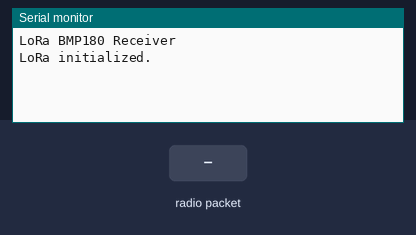
The sketch below on a simulated Arduino Uno, built with avr-gcc and run on an emulated ATmega328P. Parts: the last lines printed to the serial monitor. Inputs (shaded band) come from the test bench. No radio packets arrive unless stated.

Above: at 1.2 s.
1.3 s: radio packet "5" arrives
At 2.5 s:
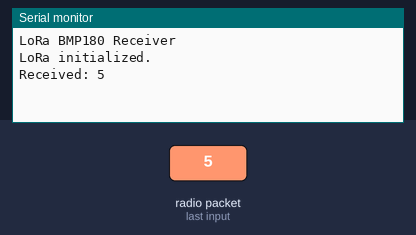
2.8 s: radio packet "90" arrives
At 3.9 s:
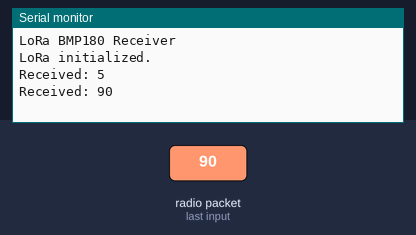
4.3 s: radio packet "200" arrives
At 5.0 s:
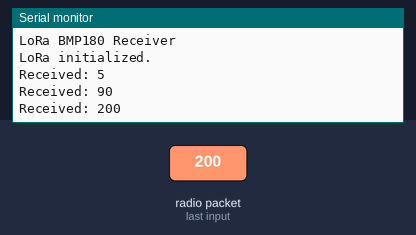

Measured:
- after the input at 1.3 s, the serial monitor: prints a new line at once (image 1)
- after the input at 2.8 s, the serial monitor: prints a new line at once (image 2)
- after the input at 4.3 s, the serial monitor: prints a new line at once (image 3)

The sketch:

Arduino_Uno_Receiver_Code.ino
```cpp
#include <SPI.h>
#include <LoRa.h>

#define SS 10
#define RST 9
#define DIO0 2

void setup() {
    Serial.begin(115200);
    while (!Serial);

    Serial.println("LoRa BMP180 Receiver");

    LoRa.setPins(SS, RST, DIO0);

    if (!LoRa.begin(915E6)) {  // Ensure frequency matches the transmitter
        Serial.println("LoRa init failed. Check your connections.");
        while (1);
    }

    Serial.println("LoRa initialized.");
}

void loop() {
    int packetSize = LoRa.parsePacket();
    if (packetSize) {
        Serial.print("Received: ");

        String receivedData = "";
        while (LoRa.available()) {
            receivedData += (char)LoRa.read();
        }

        Serial.println(receivedData);

        // Parse temperature and pressure
        int commaIndex = receivedData.indexOf(',');
        if (commaIndex != -1) {
            String tempString = receivedData.substring(0, commaIndex);
            String pressureString = receivedData.substring(commaIndex + 1);

            float temperature = tempString.toFloat();
            float pressure = pressureString.toFloat();

            Serial.print("Temperature: ");
            Serial.print(temperature);
            Serial.println(" °C");

            Serial.print("Pressure: ");
            Serial.print(pressure);
            Serial.println(" hPa");
        }

        Serial.println(); // For better readability
    }
}
```
